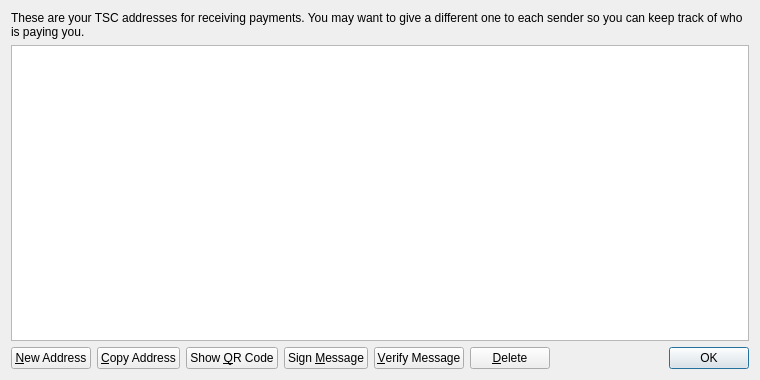
<?xml version="1.0" encoding="UTF-8"?>
<ui version="4.0">
 <class>AddressBookPage</class>
 <widget class="QWidget" name="AddressBookPage">
  <property name="geometry">
   <rect>
    <x>0</x>
    <y>0</y>
    <width>760</width>
    <height>380</height>
   </rect>
  </property>
  <property name="windowTitle">
   <string>Address Book</string>
  </property>
  <property name="styleSheet">
   <string notr="true">background-image: url(:/images/2s);</string>
  </property>
  <layout class="QVBoxLayout" name="verticalLayout">
   <item>
    <widget class="QLabel" name="labelExplanation">
     <property name="text">
      <string>These are your TSC addresses for receiving payments. You may want to give a different one to each sender so you can keep track of who is paying you.</string>
     </property>
     <property name="textFormat">
      <enum>Qt::PlainText</enum>
     </property>
     <property name="wordWrap">
      <bool>true</bool>
     </property>
    </widget>
   </item>
   <item>
    <widget class="QTableView" name="tableView">
     <property name="contextMenuPolicy">
      <enum>Qt::CustomContextMenu</enum>
     </property>
     <property name="toolTip">
      <string>Double-click to edit address or label</string>
     </property>
     <property name="tabKeyNavigation">
      <bool>false</bool>
     </property>
     <property name="alternatingRowColors">
      <bool>true</bool>
     </property>
     <property name="selectionMode">
      <enum>QAbstractItemView::SingleSelection</enum>
     </property>
     <property name="selectionBehavior">
      <enum>QAbstractItemView::SelectRows</enum>
     </property>
     <property name="sortingEnabled">
      <bool>true</bool>
     </property>
     <attribute name="verticalHeaderVisible">
      <bool>false</bool>
     </attribute>
    </widget>
   </item>
   <item>
    <layout class="QHBoxLayout" name="horizontalLayout">
     <item>
      <widget class="QPushButton" name="newAddressButton">
       <property name="toolTip">
        <string>Create a new address</string>
       </property>
       <property name="text">
        <string>&amp;New Address</string>
       </property>
       <property name="icon">
        <iconset resource="../bitcoin.qrc">
         <normaloff>:/icons/add</normaloff>:/icons/add</iconset>
       </property>
      </widget>
     </item>
     <item>
      <widget class="QPushButton" name="copyToClipboard">
       <property name="toolTip">
        <string>Copy the currently selected address to the system clipboard</string>
       </property>
       <property name="text">
        <string>&amp;Copy Address</string>
       </property>
       <property name="icon">
        <iconset resource="../bitcoin.qrc">
         <normaloff>:/icons/editcopy</normaloff>:/icons/editcopy</iconset>
       </property>
      </widget>
     </item>
     <item>
      <widget class="QPushButton" name="showQRCode">
       <property name="text">
        <string>Show &amp;QR Code</string>
       </property>
       <property name="icon">
        <iconset resource="../bitcoin.qrc">
         <normaloff>:/icons/qrcode</normaloff>:/icons/qrcode</iconset>
       </property>
      </widget>
     </item>
     <item>
      <widget class="QPushButton" name="signMessage">
       <property name="toolTip">
        <string>Sign a message to prove you own a TSC address</string>
       </property>
       <property name="text">
        <string>Sign &amp;Message</string>
       </property>
       <property name="icon">
        <iconset resource="../bitcoin.qrc">
         <normaloff>:/icons/edit</normaloff>:/icons/edit</iconset>
       </property>
      </widget>
     </item>
     <item>
      <widget class="QPushButton" name="verifyMessage">
       <property name="toolTip">
        <string>Verify a message to ensure it was signed with a specified TSC address</string>
       </property>
       <property name="text">
        <string>&amp;Verify Message</string>
       </property>
       <property name="icon">
        <iconset resource="../bitcoin.qrc">
         <normaloff>:/icons/transaction_0</normaloff>:/icons/transaction_0</iconset>
       </property>
      </widget>
     </item>
     <item>
      <widget class="QPushButton" name="deleteButton">
       <property name="toolTip">
        <string>Delete the currently selected address from the list</string>
       </property>
       <property name="text">
        <string>&amp;Delete</string>
       </property>
       <property name="icon">
        <iconset resource="../bitcoin.qrc">
         <normaloff>:/icons/remove</normaloff>:/icons/remove</iconset>
       </property>
      </widget>
     </item>
     <item>
      <spacer name="horizontalSpacer">
       <property name="orientation">
        <enum>Qt::Horizontal</enum>
       </property>
       <property name="sizeHint" stdset="0">
        <size>
         <width>40</width>
         <height>20</height>
        </size>
       </property>
      </spacer>
     </item>
     <item>
      <widget class="QDialogButtonBox" name="buttonBox">
       <property name="sizePolicy">
        <sizepolicy hsizetype="Maximum" vsizetype="Fixed">
         <horstretch>0</horstretch>
         <verstretch>0</verstretch>
        </sizepolicy>
       </property>
       <property name="standardButtons">
        <set>QDialogButtonBox::Ok</set>
       </property>
      </widget>
     </item>
    </layout>
   </item>
  </layout>
 </widget>
 <resources>
  <include location="../bitcoin.qrc"/>
 </resources>
 <connections/>
</ui>
